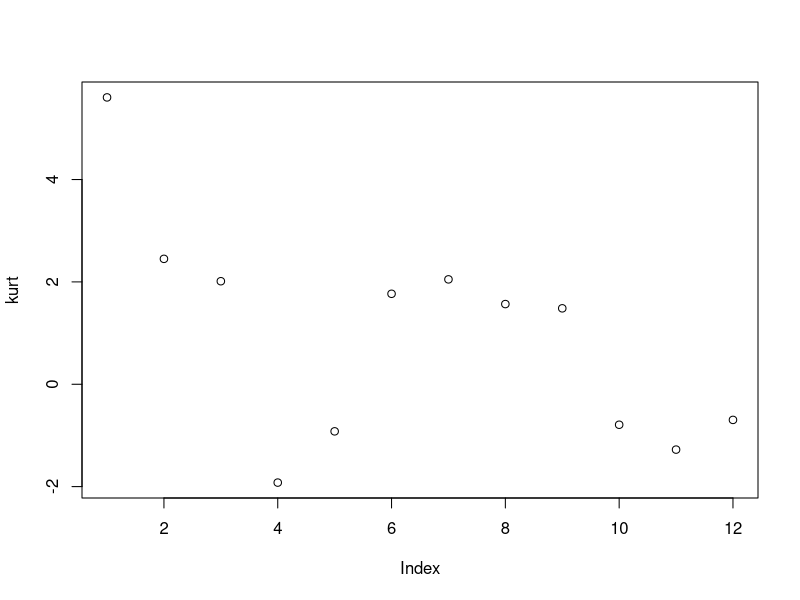

The R source for this figure: (Note: this script raises an error after producing the figure.)
library (fastICA)
setwd("/000_UTD/Sem_3/3_MachineLearning/Project_4")
data = read.csv("HeartDisease_Dataset.csv",header=TRUE)
data1 = read.csv("HeartDisease_Dataset.csv",header=TRUE)
data = data [-14]
for (i in 1:303){
  if(data1$num..predicted.value.[i]>0)
  {data1$target[i]<-1}
  else 
  {data1$target[i]<-0}}
data1 = data1[-14]
data1$target<-as.numeric(data1$target)
set.seed(50)
trainid1 = sample(1:nrow(data1),nrow(data1)/1.428)
testid1 = -trainid1
train1 = data1[trainid1,]
test1 = data1[testid1,]

trainid = sample(1:nrow(data),nrow(data)/1.428)
testid = -trainid
train = data[trainid,]
test = data[testid,]


ica <- fastICA(train,13, alg.typ = "parallel", fun = "logcosh", alpha = 1,
               method = "R", row.norm = FALSE, maxit = 200,
               tol = 0.0001, verbose = TRUE)
library(e1071)   
kurt = 0
for (i in 1:13){
  kurt[i-1]<-kurtosis(ica$S[,i])}

plot(kurt)

kurt

#Neural Network
NN = neuralnet(as.numeric(target)~as.numeric(ica$S[,1])+ + as.numeric(ica$S[,3]) +as.numeric(ica$S[,4])+
                as.numeric(ica$S[,5])+as.numeric(ica$S[,6])+
                as.numeric(ica$S[,7])+as.numeric(ica$S[,8])+as.numeric(ica$S[,9])+as.numeric(ica$S[,10])+
                as.numeric(ica$S[,11])+as.numeric(ica$S[,12]),train1,
               hidden = 2 , linear.output = T, act.fct = 'logistic') #12.39 error for train


plot(NN) # 19.98
